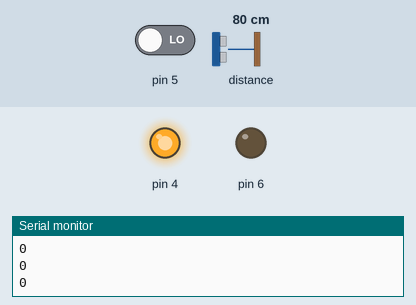
Simulated run of this sketch. Board: Arduino Uno, built with avr-gcc and run on an emulated ATmega328P. On the bench: output pins drawn as LEDs (lit = HIGH), the last lines printed to the serial monitor. Inputs (shaded band) come from the test bench; at power-on: distance to the obstacle 80 cm, pin 5 LOW.

Above: at 1.2 s.
1.3 s: distance to the obstacle set to 118 cm
2.8 s: distance to the obstacle set to 125 cm
At 3.7 s:
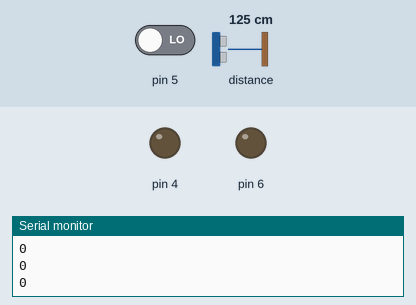
4.3 s: pin 5 driven HIGH
At 4.7 s:
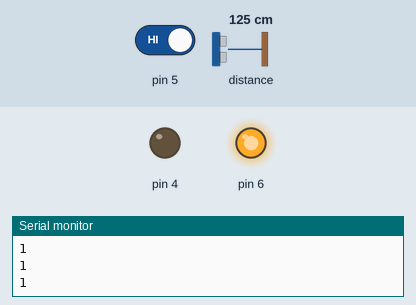
5.8 s: distance to the obstacle set to 2 cm
At 7.0 s:
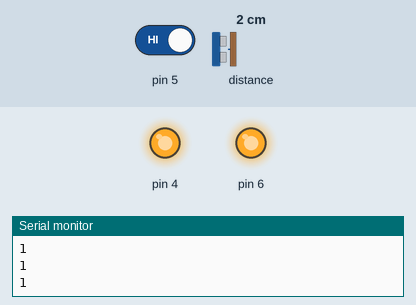
7.3 s: distance to the obstacle set to 250 cm
At 8.0 s:
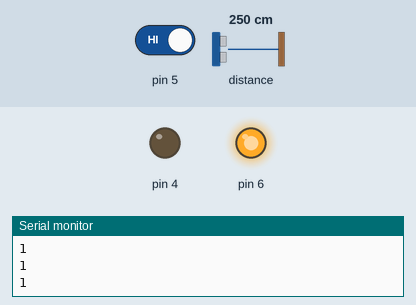
8.8 s: distance to the obstacle set to 4 cm
At 10.2 s:
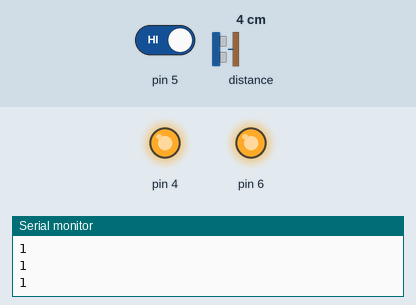
Timing chart, 0 to 11.3 s (numbered marks = the images above; inputs shaded):
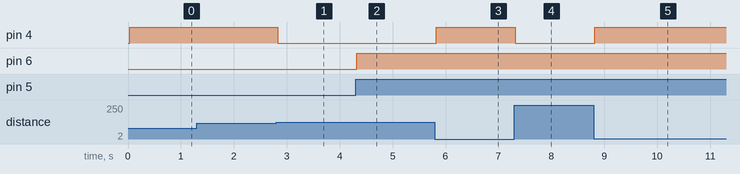

The sketch:

single_sensor_digital_top.ino
```cpp
#include <Wire.h>
#include <VL53L0X.h>

VL53L0X sensor;

int result;
int motor;

void setup() {
  {
  Serial.begin(9600);
  Wire.begin();

  sensor.init();
  sensor.setTimeout(500);

  sensor.startContinuous(100);

  pinMode(4, OUTPUT);
  pinMode(5, INPUT);
  pinMode(6, OUTPUT);
}

}

void loop() {
  result = sensor.readRangeContinuousMillimeters();
  //Serial.print(result);
  if (sensor.timeoutOccurred()) { Serial.print(" TIMEOUT"); }

  Serial.println();

  if(result<=1200) {digitalWrite(4, HIGH);}
    else {digitalWrite(4, LOW);}

  motor = digitalRead(5);
  digitalWrite(6, motor);
  digitalWrite(7, LOW);

  Serial.print(motor);
}
```

Measured:
- the behaviour switches between 120 and 121 cm on distance to the obstacle (found by bisection; images 0 and 1)
- after the input at 2.8 s, pin 4: HIGH → LOW at once
- after the input at 4.3 s, pin 6: LOW → HIGH at once
- after the input at 5.8 s, pin 4: LOW → HIGH at once
- after the input at 7.3 s, pin 4: HIGH → LOW at once
- after the input at 8.8 s, pin 4: LOW → HIGH at once
